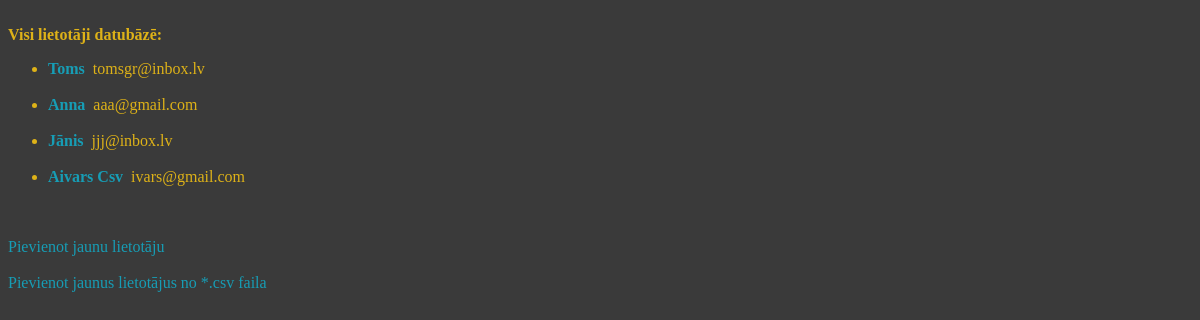
Before: / with the older database file.
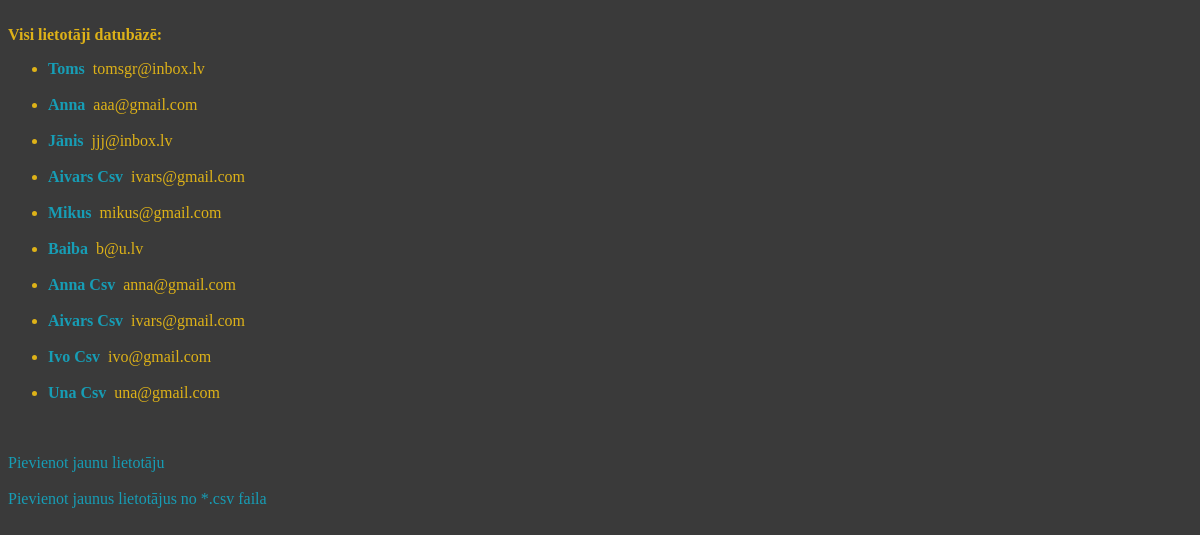
After: the same page with the newer database file.
### uzdevumi/models.py (models this page shows)
class Juzeru_klase(models.Model):
    user = models.CharField(max_length=100)
    email = models.EmailField(max_length=100)

### uzdevumi/views.py (the view)
# urls.py: path('', uzdevumi.views.md3_skats_db_saraksts),
def md3_skats_db_saraksts(request):
	juuzeri = Juzeru_klase.objects.all() # Juzeru_klase.object.get(id=1)  vai Juzeru_klase.object.get(user='Toms') vai Juzeru_klase.object.filter(user='Anna') (atgriež visus, kam user='Anna')
	return render(
		request,
		template_name='md3_db_03.html',
		context={'visi_juzeri': juuzeri},
	)

### templates/md3_db_03.html
{% extends 'base.html' %}
{% block content %}
<br>
<b>Visi lietotāji datubāzē:</b>
<br>
<ul>
{% for element in visi_juzeri %}
    <li>
    <a href="{% url 'viens_juzeris' user_id=element.id %}">
    <b>{{ element.user }}</b></a>
        &nbsp;{{ element.email }}
    </li><br>
{% endfor %}
</ul>
<br>
<a href="add-user">Pievienot jaunu lietotāju</a>
<br><br>
<a href="add-file">Pievienot jaunus lietotājus no *.csv faila</a>
{% endblock %}

### templates/base.html (shortened to what this page needs)
<!DOCTYPE html>
<html lang="en">
<head>
    {% load static %}
    <link rel="stylesheet" href="{% static 'styles.css'%}">
</head>
<body>
    {% block content %}
    {% endblock %}
</body>
</html>

### uzdevumi/static/styles.css (style rules this page uses)
body { color: #deb218; background-color: #3a3a3a; font-size: 16px; font-family: Verdana; }
A { text-decoration: none; color: #179db5; }

Changed rows visible on the page:
added Juzeru_klase: user "Mikus", email "mikus@gmail.com"
added Juzeru_klase: user "Baiba", email "b@u.lv"
added Juzeru_klase: user "Anna Csv", email "anna@gmail.com"
added Juzeru_klase: user "Aivars Csv", email "ivars@gmail.com"
added Juzeru_klase: user "Ivo Csv", email "ivo@gmail.com"
added Juzeru_klase: user "Una Csv", email "una@gmail.com"
